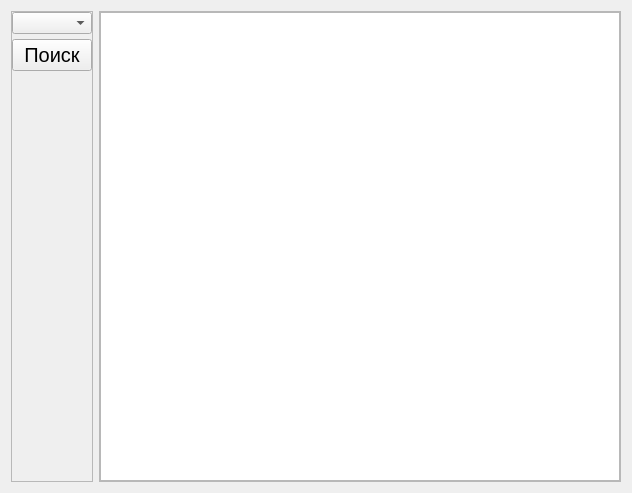
<?xml version="1.0" encoding="UTF-8"?>
<ui version="4.0">
 <class>Form</class>
 <widget class="QWidget" name="Form">
  <property name="geometry">
   <rect>
    <x>0</x>
    <y>0</y>
    <width>632</width>
    <height>493</height>
   </rect>
  </property>
  <property name="windowTitle">
   <string>Поиск по жанру</string>
  </property>
  <property name="windowIcon">
   <iconset>
    <normaloff>search.png</normaloff>search.png</iconset>
  </property>
  <property name="styleSheet">
   <string notr="true"/>
  </property>
  <layout class="QHBoxLayout" name="horizontalLayout" stretch="0,1">
   <item>
    <widget class="QFrame" name="leftContainer">
     <property name="frameShape">
      <enum>QFrame::StyledPanel</enum>
     </property>
     <property name="frameShadow">
      <enum>QFrame::Raised</enum>
     </property>
     <layout class="QVBoxLayout" name="verticalLayout">
      <property name="spacing">
       <number>5</number>
      </property>
      <property name="sizeConstraint">
       <enum>QLayout::SetMinimumSize</enum>
      </property>
      <property name="leftMargin">
       <number>0</number>
      </property>
      <property name="topMargin">
       <number>0</number>
      </property>
      <property name="rightMargin">
       <number>0</number>
      </property>
      <property name="bottomMargin">
       <number>0</number>
      </property>
      <item>
       <widget class="QComboBox" name="genreChooser">
        <property name="sizePolicy">
         <sizepolicy hsizetype="Minimum" vsizetype="Maximum">
          <horstretch>0</horstretch>
          <verstretch>0</verstretch>
         </sizepolicy>
        </property>
        <property name="sizeAdjustPolicy">
         <enum>QComboBox::AdjustToContentsOnFirstShow</enum>
        </property>
       </widget>
      </item>
      <item>
       <widget class="QPushButton" name="searchButton">
        <property name="sizePolicy">
         <sizepolicy hsizetype="Expanding" vsizetype="Maximum">
          <horstretch>0</horstretch>
          <verstretch>0</verstretch>
         </sizepolicy>
        </property>
        <property name="font">
         <font>
          <pointsize>15</pointsize>
         </font>
        </property>
        <property name="text">
         <string>Поиск</string>
        </property>
       </widget>
      </item>
      <item>
       <spacer name="spacer">
        <property name="orientation">
         <enum>Qt::Vertical</enum>
        </property>
        <property name="sizeHint" stdset="0">
         <size>
          <width>20</width>
          <height>40</height>
         </size>
        </property>
       </spacer>
      </item>
     </layout>
    </widget>
   </item>
   <item>
    <widget class="QFrame" name="frame_2">
     <property name="frameShape">
      <enum>QFrame::StyledPanel</enum>
     </property>
     <property name="frameShadow">
      <enum>QFrame::Raised</enum>
     </property>
     <layout class="QVBoxLayout" name="verticalLayout_2">
      <property name="spacing">
       <number>0</number>
      </property>
      <property name="leftMargin">
       <number>0</number>
      </property>
      <property name="topMargin">
       <number>0</number>
      </property>
      <property name="rightMargin">
       <number>0</number>
      </property>
      <property name="bottomMargin">
       <number>0</number>
      </property>
      <item>
       <widget class="QTableWidget" name="tableWidget"/>
      </item>
     </layout>
    </widget>
   </item>
  </layout>
 </widget>
 <resources/>
 <connections/>
</ui>
